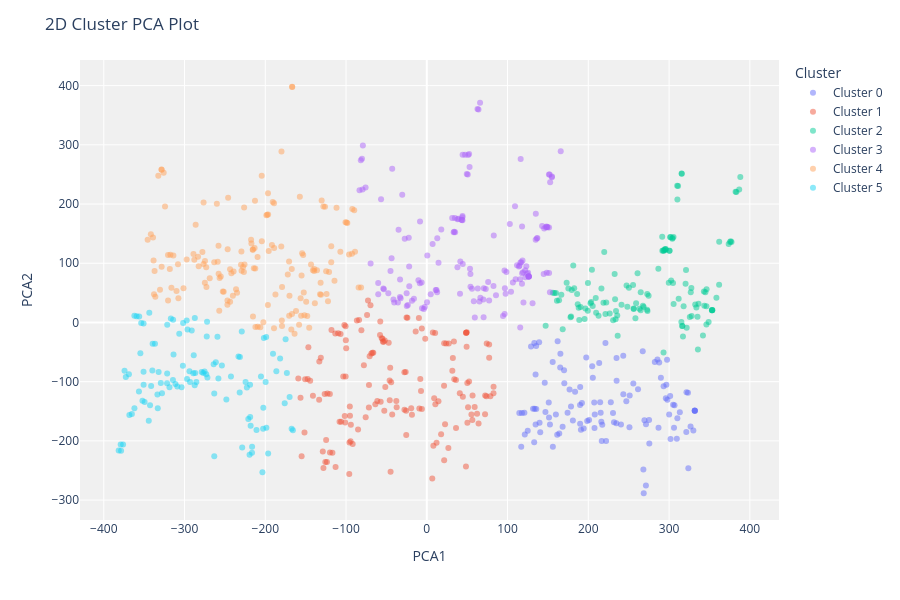

This figure's notebook cell:
### Code cell
plot_model(model, plot="cluster")

### Figure 1 — Plotly figure (JSON) as saved in the notebook; plotly's stock layout.template omitted (floating-point values rounded to 4 significant figures; data arrays with more than 128 entries replaced by an {"elided": "..."} marker saying what was removed)
{"data": [{"customdata": [[654], [559], [557], [633], [634], [636], [554], [552], [551], [548], [546], [544], [543], [541], [629], [540], [651], [536], [653], [585], [535], [656], [657], [659], [533], [661], [662], [532], [664], [650], [627], [562], [624], [582], [587], [588], [590], [580], [592], [578], [595], [577], [597], [599], [575], [574], [602], [603], [605], [572], [607], [608], [610], [611], [570], [613], [568], [616], [566], [619], [564], [622], [665], [666], [583], [704], [712], [686], [509], [501], [520], [688], [502], [519], [504], [499], [505], [710], [698], [692], [517], [710], [694], [710], [667], [696], [690], [714], [684], [522], [669], [670], [507], [672], [495], [674], [511], [529], [528], [677], [527], [506], [679], [525], [524], [496], [708], [513], [682], [498], [710], [515]], "hovertemplate": "Cluster=Cluster 0<br>PCA1=%{x}<br>PCA2=%{y}<br>Feature=%{customdata[0]}<extra></extra>", "legendgroup": "Cluster 0", "marker": {"color": "#636efa", "opacity": 0.5, "symbol": "circle"}, "mode": "markers", "name": "Cluster 0", "orientation": "v", "showlegend": true, "textposition": "top center", "type": "scatter", "x": [285.6, 183.6, 178.6, 250.9, 267.4, 261.6, 174.3, 176.8, 168.2, 164.0, 161.5, 170.3, 156.1, 170.0, 255.7, 159.8, 282.4, 165.2, 271.4, 207.3, 152.5, 275.2, 287.8, 268.2, 165.4, 275.5, 289.9, 151.4, 268.6, 269.5, 251.2, 180.9, 247.1, 200.9, 221.2, 208.0, 207.7, 198.6, 214.7, 205.6, 215.3, 194.3, 216.1, 217.3, 204.8, 190.8, 216.6, 234.9, 227.9, 189.8, 222.0, 235.0, 230.6, 243.3, 192.1, 231.8, 189.8, 234.8, 197.5, 243.3, 189.9, 240.4, 271.3, 297.5, 213.5, 321.3, 330.1, 301.9, 125.0, 120.9, 146.0, 306.1, 135.4, 133.0, 116.9, 133.2, 139.1, 331.9, 323.4, 313.3, 134.7, 331.9, 309.6, 331.8, 293.2, 321.6, 310.3, 323.9, 306.7, 139.6, 286.9, 296.7, 134.7, 296.0, 114.6, 297.9, 131.6, 151.0, 162.0, 301.4, 146.9, 121.3, 300.1, 155.9, 140.5, 129.1, 326.6, 133.5, 305.0, 117.8, 331.8, 135.5], "xaxis": "x", "y": [-62.39, -117.0, -141.9, -176.8, -48.52, -112.8, -152.5, -113.1, -176.2, -187.7, -189.6, -102.6, -209.8, -80.62, -103.0, -155.6, -66.93, -76.15, -171.8, -135.1, -172.2, -164.6, -67.48, -248.6, -52.92, -204.6, -93.34, -160.4, -288.5, -165.2, -123.5, -165.5, -132.9, -164.7, -34.65, -155.7, -178.1, -166.5, -134.7, -93.54, -152.6, -179.1, -167.8, -172.6, -73.95, -181.1, -200.0, -59.87, -134.9, -171.0, -200.4, -98.66, -152.9, -56.39, -136.1, -168.5, -139.3, -170.3, -59.09, -121.1, -109.2, -172.6, -275.3, -62.9, -68.52, -185.1, -182.5, -196.8, -182.8, -152.4, -101.8, -177.7, -39.96, -202.4, -210.0, -34.52, -33.29, -149.1, -118.7, -151.9, -172.4, -149.0, -196.5, -148.9, -107.7, -117.9, -161.7, -246.3, -139.8, -169.4, -177.9, -105.2, -87.82, -128.2, -152.7, -130.5, -145.7, -135.2, -31.88, -124.2, -151.3, -189.4, -155.4, -66.86, -185.5, -40.63, -175.5, -145.9, -139.2, -152.7, -148.9, -146.2], "yaxis": "y"}, {"customdata": {"elided": "146x1 int values"}, "hovertemplate": "Cluster=Cluster 1<br>PCA1=%{x}<br>PCA2=%{y}<br>Feature=%{customdata[0]}<extra></extra>", "legendgroup": "Cluster 1", "marker": {"color": "#EF553B", "opacity": 0.5, "symbol": "circle"}, "mode": "markers", "name": "Cluster 1", "orientation": "v", "showlegend": true, "textposition": "top center", "type": "scatter", "x": {"elided": "146 float values"}, "xaxis": "x", "y": {"elided": "146 float values"}, "yaxis": "y"}, {"customdata": {"elided": "130x1 int values"}, "hovertemplate": "Cluster=Cluster 2<br>PCA1=%{x}<br>PCA2=%{y}<br>Feature=%{customdata[0]}<extra></extra>", "legendgroup": "Cluster 2", "marker": {"color": "#00cc96", "opacity": 0.5, "symbol": "circle"}, "mode": "markers", "name": "Cluster 2", "orientation": "v", "showlegend": true, "textposition": "top center", "type": "scatter", "x": {"elided": "130 float values"}, "xaxis": "x", "y": {"elided": "130 float values"}, "yaxis": "y"}, {"customdata": {"elided": "151x1 int values"}, "hovertemplate": "Cluster=Cluster 3<br>PCA1=%{x}<br>PCA2=%{y}<br>Feature=%{customdata[0]}<extra></extra>", "legendgroup": "Cluster 3", "marker": {"color": "#ab63fa", "opacity": 0.5, "symbol": "circle"}, "mode": "markers", "name": "Cluster 3", "orientation": "v", "showlegend": true, "textposition": "top center", "type": "scatter", "x": {"elided": "151 float values"}, "xaxis": "x", "y": {"elided": "151 float values"}, "yaxis": "y"}, {"customdata": {"elided": "153x1 int values"}, "hovertemplate": "Cluster=Cluster 4<br>PCA1=%{x}<br>PCA2=%{y}<br>Feature=%{customdata[0]}<extra></extra>", "legendgroup": "Cluster 4", "marker": {"color": "#FFA15A", "opacity": 0.5, "symbol": "circle"}, "mode": "markers", "name": "Cluster 4", "orientation": "v", "showlegend": true, "textposition": "top center", "type": "scatter", "x": {"elided": "153 float values"}, "xaxis": "x", "y": {"elided": "153 float values"}, "yaxis": "y"}, {"customdata": [[51], [15], [14], [50], [5], [16], [23], [54], [17], [56], [58], [21], [19], [60], [52], [13], [44], [48], [4], [32], [33], [30], [29], [35], [7], [8], [37], [12], [27], [25], [61], [41], [2], [43], [10], [46], [11], [47], [39], [20], [190], [64], [140], [147], [152], [155], [158], [161], [163], [165], [166], [167], [168], [170], [172], [173], [138], [174], [177], [179], [180], [183], [187], [188], [191], [193], [194], [201], [204], [209], [218], [220], [175], [63], [137], [132], [66], [67], [69], [70], [72], [74], [75], [77], [79], [81], [83], [84], [86], [88], [133], [90], [93], [95], [96], [98], [100], [102], [104], [108], [109], [111], [116], [118], [120], [129], [92], [1]], "hovertemplate": "Cluster=Cluster 5<br>PCA1=%{x}<br>PCA2=%{y}<br>Feature=%{customdata[0]}<extra></extra>", "legendgroup": "Cluster 5", "marker": {"color": "#19d3f3", "opacity": 0.5, "symbol": "circle"}, "mode": "markers", "name": "Cluster 5", "orientation": "v", "showlegend": true, "textposition": "top center", "type": "scatter", "x": [-314.1, -350.7, -376.1, -333.1, -359.3, -368.3, -356.4, -321.5, -354.7, -321.6, -313.6, -362.0, -365.2, -318.6, -327.9, -378.6, -321.4, -329.4, -372.7, -349.4, -336.6, -339.5, -352.1, -339.8, -368.8, -356.1, -341.3, -353.6, -350.7, -350.7, -306.5, -344.3, -362.1, -332.1, -381.5, -333.6, -379.0, -316.9, -342.7, -343.6, -181.6, -301.7, -231.4, -231.7, -224.4, -222.8, -218.9, -228.6, -221.0, -218.7, -201.8, -218.1, -198.9, -205.3, -219.5, -216.3, -233.2, -216.4, -199.5, -202.4, -190.4, -202.7, -198.6, -186.3, -203.5, -174.8, -196.4, -173.3, -175.9, -169.9, -167.4, -165.8, -210.9, -314.3, -229.1, -248.2, -311.3, -297.3, -308.9, -296.3, -302.0, -303.7, -291.1, -287.3, -296.9, -293.8, -288.6, -293.1, -289.1, -286.7, -242.5, -287.4, -272.1, -272.5, -278.8, -276.8, -275.2, -273.1, -271.6, -259.2, -263.9, -261.2, -263.2, -258.0, -253.7, -263.2, -285.3, -374.3], "xaxis": "x", "y": [4.48, -1.713, -206.1, -144.9, 10.63, -156.3, -116.8, -86.17, -51.85, -102.6, -54.09, -145.1, -154.6, -109.6, -119.5, -216.5, -3.796, -102.4, -91.95, -134.3, -35.92, -36.04, -132.2, -81.3, -87.28, 9.994, -107.2, -0.9143, -105.2, -83.36, -19.01, -165.9, 11.26, -83.89, -216.4, -121.7, -205.9, 6.709, -140.0, 16.55, -60.87, -0.9813, -58.17, -118.4, -100.4, -110.0, -105.2, -211.2, -163.0, -159.7, -26.39, -174.3, -24.44, -91.11, -223.6, -210.0, -57.69, -220.0, -100.7, -143.9, -52.97, -179.4, -177.9, -82.46, -252.9, -28.52, -221.5, -85.56, -136.3, -125.9, -179.7, -182.0, -181.6, -97.19, -15.24, -130.2, -104.1, 3.188, -108.1, -11.85, -73.07, -109.6, -13.43, 7.533, -95.57, -82.61, -55.49, -100.4, -85.9, -85.28, -91.07, -106.2, 1.119, -23.66, -83.56, -85.44, -82.67, -87.34, -93.0, -24.16, -70.71, -67.17, -120.1, -94.54, -72.75, -226.2, -100.4, -81.68], "yaxis": "y"}], "layout": {"height": 600, "legend": {"title": {"text": "Cluster"}, "tracegroupgap": 0}, "margin": {"t": 60}, "plot_bgcolor": "rgb(240,240,240)", "title": {"text": "2D Cluster PCA Plot"}, "xaxis": {"anchor": "y", "domain": [0, 1], "title": {"text": "PCA1"}}, "yaxis": {"anchor": "x", "domain": [0, 1], "title": {"text": "PCA2"}}}}
